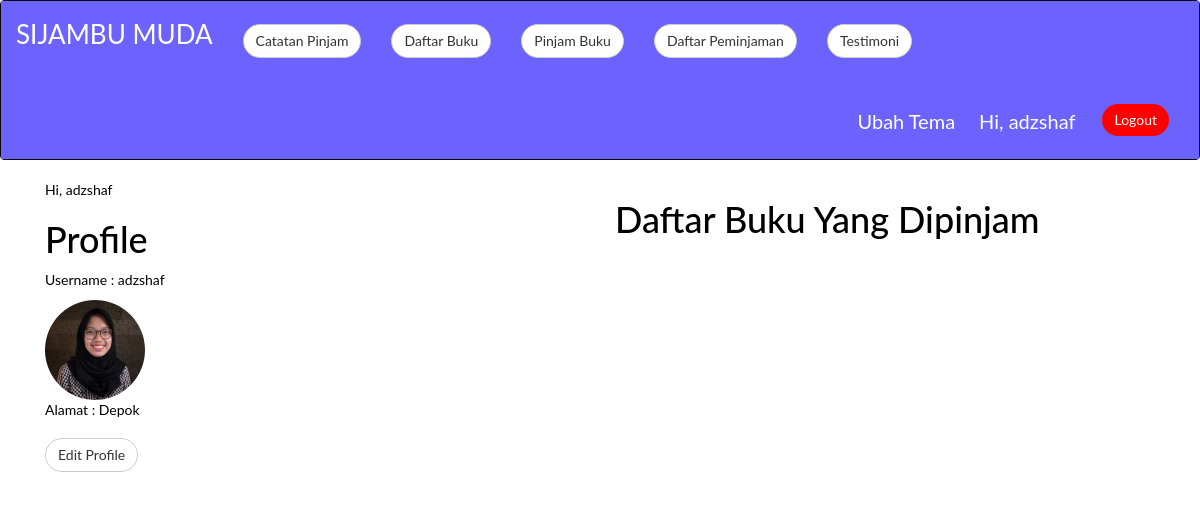
Page /history/ (signed in) on the committed database.
### form_anggota/models.py (models this page shows)
class Profile(models.Model):
    user = models.OneToOneField(
        User,
        on_delete=models.CASCADE,
        primary_key=True,
    )
    profile_picture = models.ImageField()
    alamat_rumah = models.CharField(null=True, max_length=500)

### history_pinjaman/views.py (the view)
# urls.py: path('', show_history, name='show_history'),
def show_history(request):
    if request.user.is_authenticated:
        username = request.user.username
        user = User.objects.get(username=username)
        if Profile.objects.filter(user=user).exists():
            profile = Profile.objects.get(user=user)
            return render(request, 'history.html', {'profile': profile, 'username': username})
        else:
            return render(request, 'history.html')
    return HttpResponseRedirect("/login/")

### history_pinjaman/templates/history.html (shortened to what this page needs)
{% extends 'base.html' %} {% block content %}
<div class="container">
  <div class="col-md-6" id="profile">
      <p>Hi, {{ user.username }}</p>
      <h1 class="title">Profile</h1>
      <p id="username">Username : {{ user.username }}</p>
      <img src="{{ profile.profile_picture.url }}" alt="" class="img-responsive">
      <p id="alamat">Alamat : {{ profile.alamat_rumah }}</p>
      <a href="/history/profile/">
          <button
          type="button"
          class="btn btn-default navbar-btn"
          style="background-color:#ffff;">
          </span>Edit Profile</button>
      </a>
  </div>
  <div class="col-md-6" id="buku">
      <h1 class="title">Daftar Buku Yang Dipinjam</h1>
  </div>
</div>
{% load static %}
{% endblock %}

### templates/base.html (shortened to what this page needs)
<!DOCTYPE html>
{% load static %}
<html lang="en">
<head>
  <link rel="stylesheet" href="https://maxcdn.bootstrapcdn.com/bootstrap/3.4.0/css/bootstrap.min.css">
    <link rel="stylesheet" href="{% static 'css/style.css' %}">
</head>
<body>
        {% if user.is_authenticated %}
        <nav class="navbar navbar-inverse">
                <div class="container-fluid">
                    <div class="navbar-header">
                    <a class="navbar-brand" href="/" style="color:#ffff; font-size:100%; margin-top:4%; ">SIJAMBU MUDA</a>
                    </div>
                    <div class="collapse navbar-collapse" id="myNavbar">
                    <ul class="nav navbar-nav">
                        <li><a href="/history"><button type="button" class="btn btn-default navbar-btn" style="background-color:#ffff;">Catatan Pinjam</button></a></li>
                        <li><a href="/buku"><button type="button" class="btn btn-default navbar-btn" style="background-color:#ffff;"></span>Daftar Buku</button></a></li>
                        <li><a href="/form-pinjam"><button type="button" class="btn btn-default navbar-btn" style="background-color:#ffff;"></span>Pinjam Buku</button></a></li>
                        <li><a href="/datapeminjaman"><button type="button" class="btn btn-default navbar-btn" style="background-color:#ffff;"></span>Daftar Peminjaman</button></a></li>
                        <li><a href="/about-dan-testimoni"><button type="button" class="btn btn-default navbar-btn" style="background-color:#ffff;"></span>Testimoni</button></a></li>
                    </ul>
                    <ul class="nav navbar-nav navbar-right">
                        <li><button type="button" id="switch" class="btn btn-default navbar-btn" style="background-color:#6C63FF;color:white; border:none; margin-top:20px; font-size: 20px;">Ubah Tema</button></li>
                        <li><button type="button" id="name" class="btn btn-default navbar-btn" style="background-color:#6C63FF;color:white; border:none; margin-top:20px; font-size: 20px;">Hi, {{user.username}}</button></li>
                        <li><a href="/logout"><button type="button" class="btn btn-default navbar-btn" style="background-color:red; border:none; color: white;"></span>Logout</button></a></li>
                    </ul>
                    </div>
                </div>
                </nav>
        {% endif %}
        {% block content %}
        {% endblock %}
</body>
</html>

### static/css/style.css (style rules this page uses)
* { font-family: 'Lato', sans-serif; color: #000000; }
.container-fluid { color: #FFFFFF; text-decoration: none; background: #6C63FF; font-size: 26px; }
a { border: none; background: none; color: #ffffff; }
.btn { background-color: #6C63FF; border-radius: 25px; }
.img-responsive { max-width: 100px; max-height: 150px; }

### rows in the picture
Profile: profile_picture (picture), alamat_rumah "Depok"

### other values in the picture
{{ user.username }} "adzshaf"
